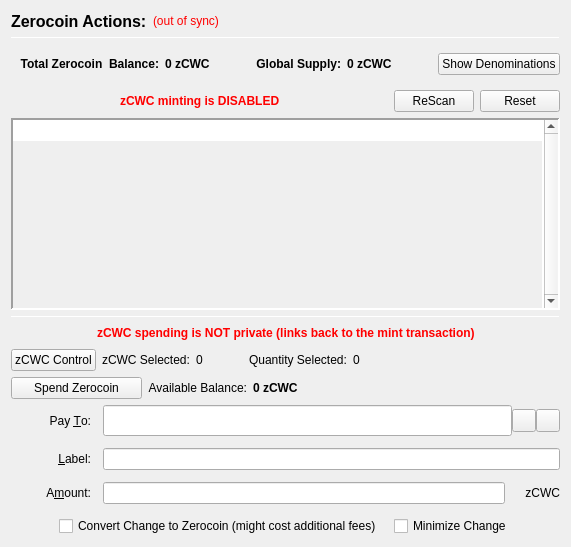
                  <widget class="QFrame" name="verticalFrameLeft">
                   <layout class="QVBoxLayout" name="verticalLayout_2">
                    <item>
                     <layout class="QVBoxLayout" name="verticalLayout_3">
                      <item>
                       <layout class="QHBoxLayout" name="horizontalLayout_3">
                        <item>
                         <widget class="QLabel" name="labelzCWCActions">
                          <property name="font">
                           <font>
                            <pointsize>12</pointsize>
                            <weight>75</weight>
                            <bold>true</bold>
                           </font>
                          </property>
                          <property name="text">
                           <string>Zerocoin Actions:</string>
                          </property>
                          <property name="alignment">
                           <set>Qt::AlignLeading|Qt::AlignLeft|Qt::AlignVCenter</set>
                          </property>
                         </widget>
                        </item>
                        <item>
                         <widget class="QLabel" name="labelzCWCSyncStatus">
                          <property name="toolTip">
                           <string>The displayed information may be out of date. Your wallet automatically synchronizes with the cryptowithacause network after a connection is established, but this process has not completed yet.</string>
                          </property>
                          <property name="styleSheet">
                           <string notr="true">QLabel { color: red; }</string>
                          </property>
                          <property name="text">
                           <string notr="true">(out of sync)</string>
                          </property>
                          <property name="alignment">
                           <set>Qt::AlignLeading|Qt::AlignLeft|Qt::AlignVCenter</set>
                          </property>
                         </widget>
                        </item>
                        <item>
                         <spacer name="horizontalSpacer">
                          <property name="orientation">
                           <enum>Qt::Horizontal</enum>
                          </property>
                          <property name="sizeHint" stdset="0">
                           <size>
                            <width>40</width>
                            <height>20</height>
                           </size>
                          </property>
                         </spacer>
                        </item>
                       </layout>
                      </item>
                      <item>
                       <widget class="Line" name="lineUpperLeft">
                        <property name="minimumSize">
                         <size>
                          <width>0</width>
                          <height>1</height>
                         </size>
                        </property>
                        <property name="maximumSize">
                         <size>
                          <width>16777215</width>
                          <height>1</height>
                         </size>
                        </property>
                        <property name="frameShadow">
                         <enum>QFrame::Sunken</enum>
                        </property>
                        <property name="orientation">
                         <enum>Qt::Horizontal</enum>
                        </property>
                       </widget>
                      </item>
                      <item>
                       <widget class="QFrame" name="balanceSupplyFrame">
                        <layout class="QHBoxLayout" name="horizontalLayout_2" stretch="0,0,0,1,0">
                         <property name="rightMargin">
                          <number>0</number>
                         </property>
                         <item>
                          <layout class="QHBoxLayout" name="horizontalLayout_34">
                           <item>
                            <widget class="QLabel" name="labelzAvailableText_3">
                             <property name="font">
                              <font>
                               <weight>75</weight>
                               <bold>true</bold>
                              </font>
                             </property>
                             <property name="toolTip">
                              <string>Total Balance including unconfirmed and immature zCWC</string>
                             </property>
                             <property name="text">
                              <string>Total Zerocoin  Balance:</string>
                             </property>
                             <property name="alignment">
                              <set>Qt::AlignRight|Qt::AlignTrailing|Qt::AlignVCenter</set>
                             </property>
                            </widget>
                           </item>
                           <item>
                            <widget class="QLabel" name="labelzAvailableAmount_4">
                             <property name="minimumSize">
                              <size>
                               <width>40</width>
                               <height>0</height>
                              </size>
                             </property>
                             <property name="font">
                              <font>
                               <weight>75</weight>
                               <bold>true</bold>
                              </font>
                             </property>
                             <property name="toolTip">
                              <string>Total Balance including unconfirmed and immature zCWC</string>
                             </property>
                             <property name="text">
                              <string>0 zCWC</string>
                             </property>
                             <property name="alignment">
                              <set>Qt::AlignLeading|Qt::AlignLeft|Qt::AlignVCenter</set>
                             </property>
                            </widget>
                           </item>
                          </layout>
                         </item>
                         <item>
                          <spacer name="horizontalSpacer_32">
                           <property name="orientation">
                            <enum>Qt::Horizontal</enum>
                           </property>
                           <property name="sizeHint" stdset="0">
                            <size>
                             <width>40</width>
                             <height>20</height>
                            </size>
                           </property>
                          </spacer>
                         </item>
                         <item>
                          <layout class="QHBoxLayout" name="horizontalLayout_35">
                           <item>
                            <widget class="QLabel" name="labelZsupplyText_2">
                             <property name="font">
                              <font>
                               <weight>75</weight>
                               <bold>true</bold>
                              </font>
                             </property>
                             <property name="text">
                              <string>Global Supply:</string>
                             </property>
                             <property name="alignment">
                              <set>Qt::AlignRight|Qt::AlignTrailing|Qt::AlignVCenter</set>
                             </property>
                            </widget>
                           </item>
                           <item>
                            <widget class="QLabel" name="labelZsupplyAmount_2">
                             <property name="font">
                              <font>
                               <weight>75</weight>
                               <bold>true</bold>
                              </font>
                             </property>
                             <property name="text">
                              <string>0 zCWC</string>
                             </property>
                            </widget>
                           </item>
                          </layout>
                         </item>
                         <item>
                          <spacer name="horizontalSpacer_31">
                           <property name="orientation">
                            <enum>Qt::Horizontal</enum>
                           </property>
                           <property name="sizeHint" stdset="0">
                            <size>
                             <width>40</width>
                             <height>20</height>
                            </size>
                           </property>
                          </spacer>
                         </item>
                         <item>
                          <widget class="QPushButton" name="pushButtonShowDenoms">
                           <property name="toolTip">
                            <string>Show zCWC denominations list</string>
                           </property>
                           <property name="text">
                            <string>Show Denominations</string>
                           </property>
                          </widget>
                         </item>
                        </layout>
                       </widget>
                      </item>
                      <item>
                       <layout class="QHBoxLayout" name="horizontalLayout_4">
                        <item>
                         <spacer name="horizontalSpacer_2">
                          <property name="orientation">
                           <enum>Qt::Horizontal</enum>
                          </property>
                          <property name="sizeHint" stdset="0">
                           <size>
                            <width>40</width>
                            <height>20</height>
                           </size>
                          </property>
                         </spacer>
                        </item>
                        <item>
                         <widget class="QLabel" name="label">
                          <property name="styleSheet">
                           <string notr="true">color: red;
font-weight: bold;</string>
                          </property>
                          <property name="text">
                           <string>zCWC minting is DISABLED</string>
                          </property>
                         </widget>
                        </item>
                        <item>
                         <spacer name="horizontalSpacer_3">
                          <property name="orientation">
                           <enum>Qt::Horizontal</enum>
                          </property>
                          <property name="sizeHint" stdset="0">
                           <size>
                            <width>40</width>
                            <height>20</height>
                           </size>
                          </property>
                         </spacer>
                        </item>
                        <item>
                         <widget class="QPushButton" name="pushButtonMintReset">
                          <property name="maximumSize">
                           <size>
                            <width>80</width>
                            <height>16777215</height>
                           </size>
                          </property>
                          <property name="toolTip">
                           <string>Rescan the complete blockchain for  Zerocoin mints and their meta-data.</string>
                          </property>
                          <property name="text">
                           <string>ReScan</string>
                          </property>
                         </widget>
                        </item>
                        <item>
                         <widget class="QPushButton" name="pushButtonSpentReset">
                          <property name="maximumSize">
                           <size>
                            <width>80</width>
                            <height>16777215</height>
                           </size>
                          </property>
                          <property name="toolTip">
                           <string>Reset Zerocoin Wallet DB. Deletes transactions that did not make it into the blockchain.</string>
                          </property>
                          <property name="text">
                           <string>Reset</string>
                          </property>
                         </widget>
                        </item>
                       </layout>
                      </item>
                      <item>
                       <widget class="QPlainTextEdit" name="TEMintStatus">
                        <property name="font">
                         <font>
                          <pointsize>8</pointsize>
                         </font>
                        </property>
                        <property name="toolTip">
                         <string>Status and/or Mesages from the last Mint Action.</string>
                        </property>
                        <property name="frameShape">
                         <enum>QFrame::Panel</enum>
                        </property>
                        <property name="frameShadow">
                         <enum>QFrame::Sunken</enum>
                        </property>
                        <property name="lineWidth">
                         <number>2</number>
                        </property>
                        <property name="midLineWidth">
                         <number>2</number>
                        </property>
                        <property name="verticalScrollBarPolicy">
                         <enum>Qt::ScrollBarAlwaysOn</enum>
                        </property>
                        <property name="horizontalScrollBarPolicy">
                         <enum>Qt::ScrollBarAlwaysOff</enum>
                        </property>
                        <property name="readOnly">
                         <bool>true</bool>
                        </property>
                        <property name="plainText">
                         <string notr="true"/>
                        </property>
                        <property name="backgroundVisible">
                         <bool>true</bool>
                        </property>
                       </widget>
                      </item>
                      <item>
                       <widget class="Line" name="line">
                        <property name="minimumSize">
                         <size>
                          <width>0</width>
                          <height>1</height>
                         </size>
                        </property>
                        <property name="maximumSize">
                         <size>
                          <width>16777215</width>
                          <height>1</height>
                         </size>
                        </property>
                        <property name="orientation">
                         <enum>Qt::Horizontal</enum>
                        </property>
                       </widget>
                      </item>
                      <item>
                       <layout class="QHBoxLayout" name="horizontalLayout_7">
                        <item>
                         <spacer name="horizontalSpacer_18">
                          <property name="orientation">
                           <enum>Qt::Horizontal</enum>
                          </property>
                          <property name="sizeHint" stdset="0">
                           <size>
                            <width>40</width>
                            <height>20</height>
                           </size>
                          </property>
                         </spacer>
                        </item>
                        <item>
                         <widget class="QLabel" name="label_2">
                          <property name="styleSheet">
                           <string notr="true">color: red;
font-weight: bold;</string>
                          </property>
                          <property name="text">
                           <string>zCWC spending is NOT private (links back to the mint transaction)</string>
                          </property>
                         </widget>
                        </item>
                        <item>
                         <spacer name="horizontalSpacer_30">
                          <property name="orientation">
                           <enum>Qt::Horizontal</enum>
                          </property>
                          <property name="sizeHint" stdset="0">
                           <size>
                            <width>40</width>
                            <height>20</height>
                           </size>
                          </property>
                         </spacer>
                        </item>
                       </layout>
                      </item>
                      <item>
                       <layout class="QHBoxLayout" name="horizontalLayout_24">
                        <property name="leftMargin">
                         <number>0</number>
                        </property>
                        <property name="bottomMargin">
                         <number>0</number>
                        </property>
                        <item>
                         <widget class="QPushButton" name="pushButtonZPivControl">
                          <property name="text">
                           <string>zCWC Control</string>
                          </property>
                         </widget>
                        </item>
                        <item>
                         <widget class="QLabel" name="labelzPivSelected">
                          <property name="text">
                           <string>zCWC Selected:</string>
                          </property>
                         </widget>
                        </item>
                        <item>
                         <widget class="QLabel" name="labelzPivSelected_int">
                          <property name="text">
                           <string>0</string>
                          </property>
                         </widget>
                        </item>
                        <item>
                         <spacer name="horizontalSpacer_17">
                          <property name="orientation">
                           <enum>Qt::Horizontal</enum>
                          </property>
                          <property name="sizeType">
                           <enum>QSizePolicy::Fixed</enum>
                          </property>
                          <property name="sizeHint" stdset="0">
                           <size>
                            <width>40</width>
                            <height>20</height>
                           </size>
                          </property>
                         </spacer>
                        </item>
                        <item>
                         <widget class="QLabel" name="labelQuantitySelected">
                          <property name="text">
                           <string>Quantity Selected:</string>
                          </property>
                         </widget>
                        </item>
                        <item>
                         <widget class="QLabel" name="labelQuantitySelected_int">
                          <property name="text">
                           <string>0</string>
                          </property>
                         </widget>
                        </item>
                        <item>
                         <spacer name="horizontalSpacer_19">
                          <property name="orientation">
                           <enum>Qt::Horizontal</enum>
                          </property>
                          <property name="sizeHint" stdset="0">
                           <size>
                            <width>40</width>
                            <height>20</height>
                           </size>
                          </property>
                         </spacer>
                        </item>
                       </layout>
                      </item>
                      <item>
                       <layout class="QHBoxLayout" name="horizontalLayout_6">
                        <item>
                         <widget class="QPushButton" name="pushButtonSpendzCWC">
                          <property name="minimumSize">
                           <size>
                            <width>131</width>
                            <height>0</height>
                           </size>
                          </property>
                          <property name="toolTip">
                           <string>Spend Zerocoin. Without 'Pay To:' address creates payments to yourself.</string>
                          </property>
                          <property name="text">
                           <string>Spend Zerocoin</string>
                          </property>
                         </widget>
                        </item>
                        <item>
                         <widget class="QLabel" name="labelzCWCBalanceText">
                          <property name="toolTip">
                           <string>Available (mature and spendable) zCWC for spending</string>
                          </property>
                          <property name="text">
                           <string>Available Balance:</string>
                          </property>
                          <property name="alignment">
                           <set>Qt::AlignRight|Qt::AlignTrailing|Qt::AlignVCenter</set>
                          </property>
                         </widget>
                        </item>
                        <item>
                         <widget class="QLabel" name="labelzAvailableAmount_2">
                          <property name="font">
                           <font>
                            <weight>75</weight>
                            <bold>true</bold>
                           </font>
                          </property>
                          <property name="toolTip">
                           <string>Available (mature and spendable) zCWC for spending

zCWC are mature when they have more than 20 confirmations AND more than 2 mints of the same denomination after them were minted</string>
                          </property>
                          <property name="text">
                           <string>0 zCWC</string>
                          </property>
                          <property name="alignment">
                           <set>Qt::AlignLeading|Qt::AlignLeft|Qt::AlignVCenter</set>
                          </property>
                         </widget>
                        </item>
                        <item>
                         <spacer name="horizontalSpacer_4">
                          <property name="orientation">
                           <enum>Qt::Horizontal</enum>
                          </property>
                          <property name="sizeHint" stdset="0">
                           <size>
                            <width>40</width>
                            <height>20</height>
                           </size>
                          </property>
                         </spacer>
                        </item>
                       </layout>
                      </item>
                      <item>
                       <layout class="QGridLayout" name="gridLayout_7">
                        <property name="spacing">
                         <number>12</number>
                        </property>
                        <item row="0" column="0">
                         <widget class="QLabel" name="payToLabel">
                          <property name="minimumSize">
                           <size>
                            <width>80</width>
                            <height>0</height>
                           </size>
                          </property>
                          <property name="text">
                           <string>Pay &amp;To:</string>
                          </property>
                          <property name="alignment">
                           <set>Qt::AlignRight|Qt::AlignTrailing|Qt::AlignVCenter</set>
                          </property>
                          <property name="buddy">
                           <cstring>payTo</cstring>
                          </property>
                         </widget>
                        </item>
                        <item row="0" column="1">
                         <layout class="QHBoxLayout" name="payToLayout">
                          <property name="spacing">
                           <number>0</number>
                          </property>
                          <item>
                           <widget class="QValidatedLineEdit" name="payTo">
                            <property name="enabled">
                             <bool>true</bool>
                            </property>
                            <property name="minimumSize">
                             <size>
                              <width>0</width>
                              <height>31</height>
                             </size>
                            </property>
                            <property name="toolTip">
                             <string>The cryptowithacause address to send the payment to. Creates local payment to yourself when empty.</string>
                            </property>
                           </widget>
                          </item>
                          <item>
                           <widget class="QToolButton" name="addressBookButton">
                            <property name="toolTip">
                             <string>Choose previously used address</string>
                            </property>
                            <property name="text">
                             <string/>
                            </property>
                            <property name="icon">
                             <iconset resource="../cryptowithacause.qrc">
                              <normaloff>:/icons/address-book</normaloff>:/icons/address-book</iconset>
                            </property>
                            <property name="shortcut">
                             <string>Alt+A</string>
                            </property>
                           </widget>
                          </item>
                          <item>
                           <widget class="QToolButton" name="pasteButton">
                            <property name="toolTip">
                             <string>Paste address from clipboard</string>
                            </property>
                            <property name="text">
                             <string/>
                            </property>
                            <property name="icon">
                             <iconset resource="../cryptowithacause.qrc">
                              <normaloff>:/icons/editpaste</normaloff>:/icons/editpaste</iconset>
                            </property>
                            <property name="shortcut">
                             <string>Alt+P</string>
                            </property>
                           </widget>
                          </item>
                         </layout>
                        </item>
                        <item row="1" column="0">
                         <widget class="QLabel" name="labelLabel">
                          <property name="minimumSize">
                           <size>
                            <width>80</width>
                            <height>0</height>
                           </size>
                          </property>
                          <property name="text">
                           <string>&amp;Label:</string>
                          </property>
                          <property name="alignment">
                           <set>Qt::AlignRight|Qt::AlignTrailing|Qt::AlignVCenter</set>
                          </property>
                          <property name="buddy">
                           <cstring>addAsLabel</cstring>
                          </property>
                         </widget>
                        </item>
                        <item row="1" column="1">
                         <widget class="QLineEdit" name="addAsLabel">
                          <property name="toolTip">
                           <string>Enter a label for this address to add it to the list of used addresses</string>
                          </property>
                         </widget>
                        </item>
                        <item row="2" column="0">
                         <widget class="QLabel" name="amountLabel">
                          <property name="minimumSize">
                           <size>
                            <width>80</width>
                            <height>0</height>
                           </size>
                          </property>
                          <property name="text">
                           <string>A&amp;mount:</string>
                          </property>
                          <property name="alignment">
                           <set>Qt::AlignRight|Qt::AlignTrailing|Qt::AlignVCenter</set>
                          </property>
                          <property name="buddy">
                           <cstring>zCWCpayAmount</cstring>
                          </property>
                         </widget>
                        </item>
                        <item row="2" column="1">
                         <layout class="QHBoxLayout" name="horizontalLayout_9">
                          <property name="spacing">
                           <number>0</number>
                          </property>
                          <item>
                           <widget class="QLineEdit" name="zCWCpayAmount"/>
                          </item>
                          <item>
                           <widget class="QLabel" name="labelzCWC">
                            <property name="minimumSize">
                             <size>
                              <width>55</width>
                              <height>0</height>
                             </size>
                            </property>
                            <property name="text">
                             <string>zCWC</string>
                            </property>
                            <property name="alignment">
                             <set>Qt::AlignRight|Qt::AlignTrailing|Qt::AlignVCenter</set>
                            </property>
                           </widget>
                          </item>
                         </layout>
                        </item>
                        <item row="3" column="0" colspan="2">
                         <layout class="QHBoxLayout" name="horizontalLayout_10">
                          <item>
                           <spacer name="horizontalSpacer_5">
                            <property name="orientation">
                             <enum>Qt::Horizontal</enum>
                            </property>
                            <property name="sizeHint" stdset="0">
                             <size>
                              <width>40</width>
                              <height>20</height>
                             </size>
                            </property>
                           </spacer>
                          </item>
                          <item>
                           <widget class="QCheckBox" name="checkBoxMintChange">
                            <property name="sizePolicy">
                             <sizepolicy hsizetype="MinimumExpanding" vsizetype="Fixed">
                              <horstretch>0</horstretch>
                              <verstretch>0</verstretch>
                             </sizepolicy>
                            </property>
                            <property name="layoutDirection">
                             <enum>Qt::LeftToRight</enum>
                            </property>
                            <property name="text">
                             <string>Convert Change to Zerocoin (might cost additional fees)</string>
                            </property>
                           </widget>
                          </item>
                          <item>
                           <widget class="QCheckBox" name="checkBoxMinimizeChange">
                            <property name="toolTip">
                             <string>If checked, the wallet tries to minimize the returning change instead of minimizing the number of spent denominations.</string>
                            </property>
                            <property name="text">
                             <string>Minimize Change</string>
                            </property>
                           </widget>
                          </item>
                          <item>
                           <spacer name="horizontalSpacer_6">
                            <property name="orientation">
                             <enum>Qt::Horizontal</enum>
                            </property>
                            <property name="sizeHint" stdset="0">
                             <size>
                              <width>40</width>
                              <height>20</height>
                             </size>
                            </property>
                           </spacer>
                          </item>
                         </layout>
                        </item>
                       </layout>
                      </item>
                     </layout>
                    </item>
                   </layout>
                  </widget>
